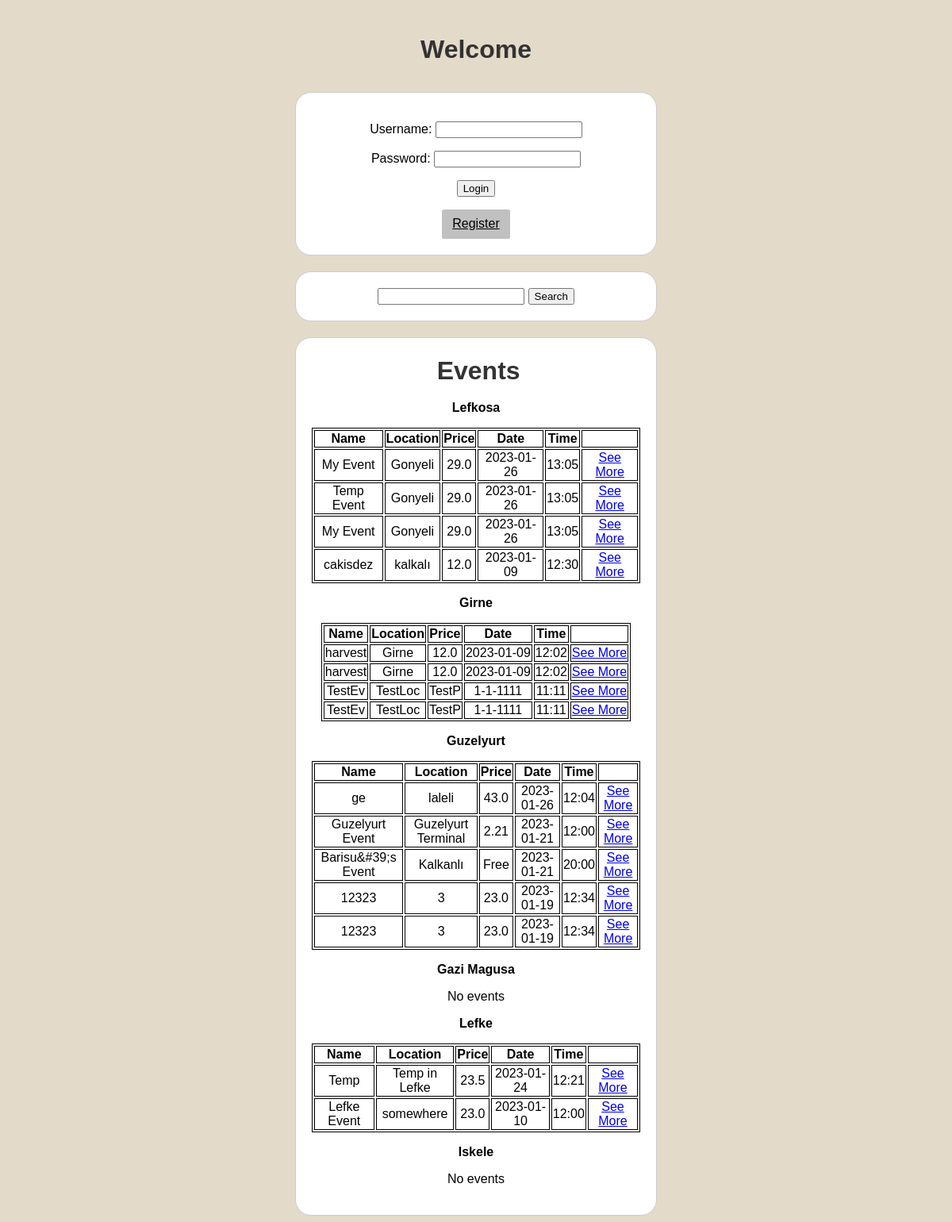
/index, run on the app's committed database.
### tables this page shows
CREATE TABLE city(cityID INTEGER PRIMARY KEY AUTOINCREMENT, cityname TEXT);

CREATE TABLE "event"
(
    eventid     INTEGER
        primary key autoincrement,
    name        TEXT,
    description TEXT,
    price       FLOAT,
    date        DATE,
    time        TIME,
    isActive    BOOLEAN,
    location    TEXT,
    cityID      INTEGER
        references city,
    username    TEXT
        references user
);

### main.py (the view)
@app.route("/")
@app.route("/index")
def index(errorMsg=None):
    conn = sqlite3.connect("eventwebsite.db")
    c = conn.cursor()
    c.execute("SELECT * FROM city ORDER BY cityID")
    rows = c.fetchall()
    cities = {}
    for nameTuple in rows:
        cities[nameTuple[0]] = {
            "cityName": str(nameTuple[1]),
            "noOfEvents": 0,
            "events": []
        }
    c.execute("SELECT event.* FROM event JOIN city c on c.cityID = event.cityID AND event.isActive!=0 ORDER BY date DESC")
    rows = c.fetchall()
    for tupleInfo in rows:
        if tupleInfo[8] in cities:
            cities[tupleInfo[8]]["noOfEvents"] += 1
            if len(cities[tupleInfo[8]]["events"])<5:
                cities[tupleInfo[8]]["events"].append({
                    "eventid":tupleInfo[0],
                    "name":tupleInfo[1],
                    "description":tupleInfo[2],
                    "price":tupleInfo[3],
                    "date":tupleInfo[4],
                    "time":tupleInfo[5],
                    "isActive":1,
                    "location":tupleInfo[7],
                })
    if 'username' in session:
        return render_template("index.html", username=session['username'],cityInfo=cities)
    else:
        if errorMsg:
            return render_template("index.html", cityInfo=cities,errorMsg=errorMsg)
        else:
            return render_template("index.html",cityInfo=cities)

### templates/index.html
{% extends 'base.html' %}
{% block header %}<h1>Events</h1>{% endblock %}
{% block content %}
    {% for a in cityInfo %}
        <p class="cityName">{{ cityInfo[a]["cityName"] }}</p>
        {% if cityInfo[a]["noOfEvents"]>0 %}
            <table id={{ a }} align="center">
                <tr>
                    <th>Name</th>
                    <th>Location</th>
                    <th>Price</th>
                    <th>Date</th>
                    <th>Time</th>
                    <th></th>
                </tr>
                {% for event in cityInfo[a]["events"] %}
                <tr>
                    <td>{{ event["name"] }}</td>
                    <td>{{ event["location"] }}</td>
                    <td>{{ event["price"] }}</td>
                    <td>{{ event["date"] }}</td>
                    <td>{{ event["time"] }}</td>
                    <td><a href="{{ url_for('eventInfo', id=event['eventid']) }}">See More</a></td>
                </tr>
                {% endfor %}
            </table>
        {% else %}
            <p>No events</p>
        {%endif%}
    {%endfor%}
{% endblock %}

### templates/base.html (shortened to what this page needs)
<!DOCTYPE html>
<html lang="en">
<head>
    <link rel="stylesheet" href="/static/style.css">
</head>
<body>
<h1>Welcome</h1>
<ul class="login-form">
    {% if "username" in session %}
    <li><a href="{{ url_for('newEvent') }}">Add Event</a></li>
    <li><a href="{{ url_for('ownEvents') }}">Show own events</a></li>
    <li><a href="{{ url_for('logout') }}">Log out</a></li>
    {% else %}
    <form action="/login" method="POST" onsubmit="return validate()">
        <p>Username: <input type="text" name="username"/></p>
        <p>Password: <input type="password" name="password"/></p>
        <p><input type="submit" value="Login" ></p>
    </form>
    <a href="{{url_for('register') }}" class="btn">Register</a>
    {% endif %}
</ul>
<form action="/search" method="POST" class="login-form">
        <input type="text" name="keyword" id="keyword"/>
        <input type="submit" value="Search">
</form>
<section class="table" >
    <header>
        {% block header %}{% endblock %}
    </header>
     {% block content %}{% endblock %}
</section>
</body>
</html>

### static/style.css (style rules this page uses)
body { font-family: Arial, sans-serif; background-color: #e3dac9; }
h1 { font-size: 32px; font-weight: bold; color: #333; margin: 0; padding: 3%; text-align: center; }
.cityName { font-weight: bold; }
table, th, td { border:1px solid black; }
.login-form { width: 35%; margin: 0 auto; background-color: white; border: 1px solid #ccc; border-radius: 20px; padding: 20px; text-align: center; }
.table { width: 35%; margin: 0 auto; background-color: white; border: 1px solid #ccc; border-radius: 20px; padding: 20px; text-align: center; justify-items: center; }
.btn { color: black; background-color: #C0C0C0; display: inline-block; border: 1px solid transparent; padding: 6px 12px; line-height: 1.42857143; border-radius: 5%; text-align: center; }

### data on the page
city: cityname "Lefkosa"
event: name "My Event", location "Gonyeli", price "29.0", date "2023-01-26", time "13:05"
event: name "Temp Event", location "Gonyeli", price "29.0", date "2023-01-26", time "13:05"
event: name "My Event", location "Gonyeli", price "29.0", date "2023-01-26", time "13:05"
event: name "cakisdez", location "kalkalı", price "12.0", date "2023-01-09", time "12:30"
city: cityname "Girne"
event: name "harvest", location "Girne", price "12.0", date "2023-01-09", time "12:02"
event: name "harvest", location "Girne", price "12.0", date "2023-01-09", time "12:02"
event: name "TestEv", location "TestLoc", price "TestP", date "1-1-1111", time "11:11"
event: name "TestEv", location "TestLoc", price "TestP", date "1-1-1111", time "11:11"
city: cityname "Guzelyurt"
event: name "ge", location "laleli", price "43.0", date "2023-01-26", time "12:04"
event: name "Guzelyurt Event", location "Guzelyurt Terminal", price "2.21", date "2023-01-21", time "12:00"
event: name "Barisu&#39;s Event", location "Kalkanlı", price "Free", date "2023-01-21", time "20:00"
event: name "12323", location "3", price "23.0", date "2023-01-19", time "12:34"
event: name "12323", location "3", price "23.0", date "2023-01-19", time "12:34"
city: cityname "Gazi Magusa"
city: cityname "Lefke"
event: name "Temp", location "Temp in Lefke", price "23.5", date "2023-01-24", time "12:21"
event: name "Lefke Event", location "somewhere", price "23.0", date "2023-01-10", time "12:00"
city: cityname "Iskele"
